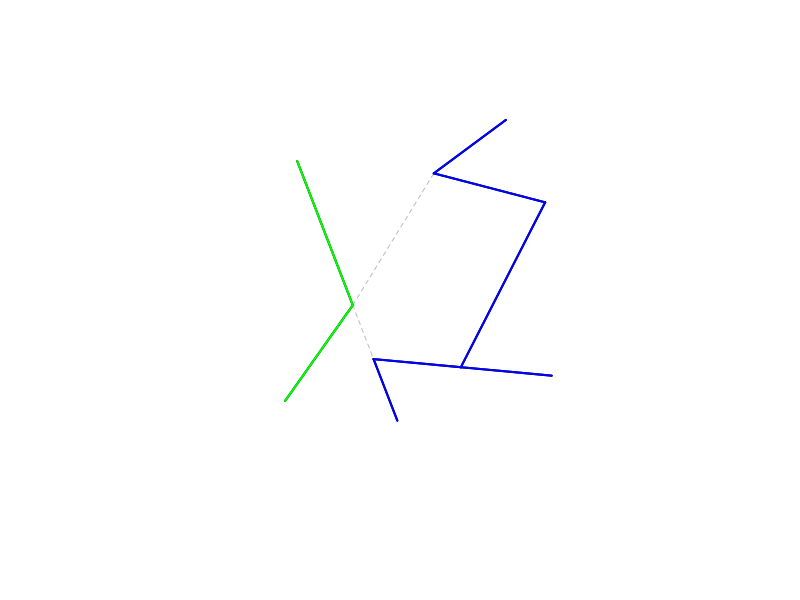

Write the R code that produced this figure.
library(spatstat)


### Name: connected.linnet
### Title: Connected Components of a Linear Network
### Aliases: connected.linnet
### Keywords: spatial manip

### ** Examples

   # remove some edges from a network to make it disconnected
   plot(simplenet, col="grey", main="", lty=2)
   A <- thinNetwork(simplenet, retainedges=-c(3,5))
   plot(A, add=TRUE, lwd=2)
   # find the connected components
   connected(A)
   cA <- connected(A, what="components")
   plot(cA[[1]], add=TRUE, col="green", lwd=2)
   plot(cA[[2]], add=TRUE, col="blue", lwd=2)
